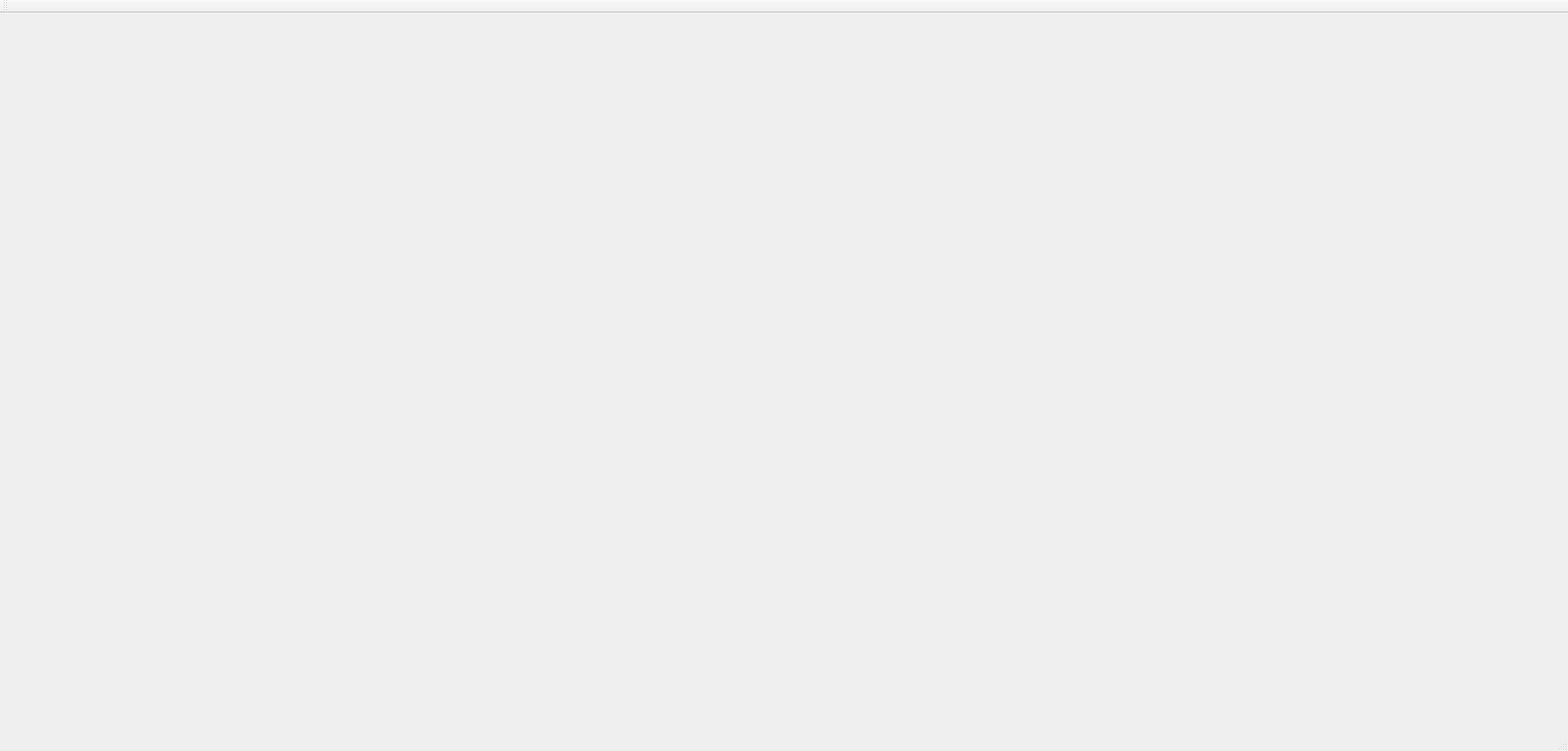
<?xml version="1.0" encoding="UTF-8"?>
<ui version="4.0">
 <class>ImageWindow</class>
 <widget class="QMainWindow" name="ImageWindow">
  <property name="geometry">
   <rect>
    <x>0</x>
    <y>0</y>
    <width>2020</width>
    <height>967</height>
   </rect>
  </property>
  <property name="windowTitle">
   <string>ImageWindow</string>
  </property>
  <widget class="QWidget" name="centralWidget">
   <widget class="QWidget" name="verticalLayoutWidget">
    <property name="geometry">
     <rect>
      <x>0</x>
      <y>0</y>
      <width>1211</width>
      <height>891</height>
     </rect>
    </property>
    <layout class="QVBoxLayout" name="mainLayout"/>
   </widget>
  </widget>
  <widget class="QMenuBar" name="menuBar">
   <property name="geometry">
    <rect>
     <x>0</x>
     <y>0</y>
     <width>2020</width>
     <height>21</height>
    </rect>
   </property>
  </widget>
  <widget class="QToolBar" name="mainToolBar">
   <attribute name="toolBarArea">
    <enum>TopToolBarArea</enum>
   </attribute>
   <attribute name="toolBarBreak">
    <bool>false</bool>
   </attribute>
  </widget>
  <widget class="QStatusBar" name="statusBar"/>
 </widget>
 <layoutdefault spacing="6" margin="11"/>
 <resources/>
 <connections/>
</ui>
